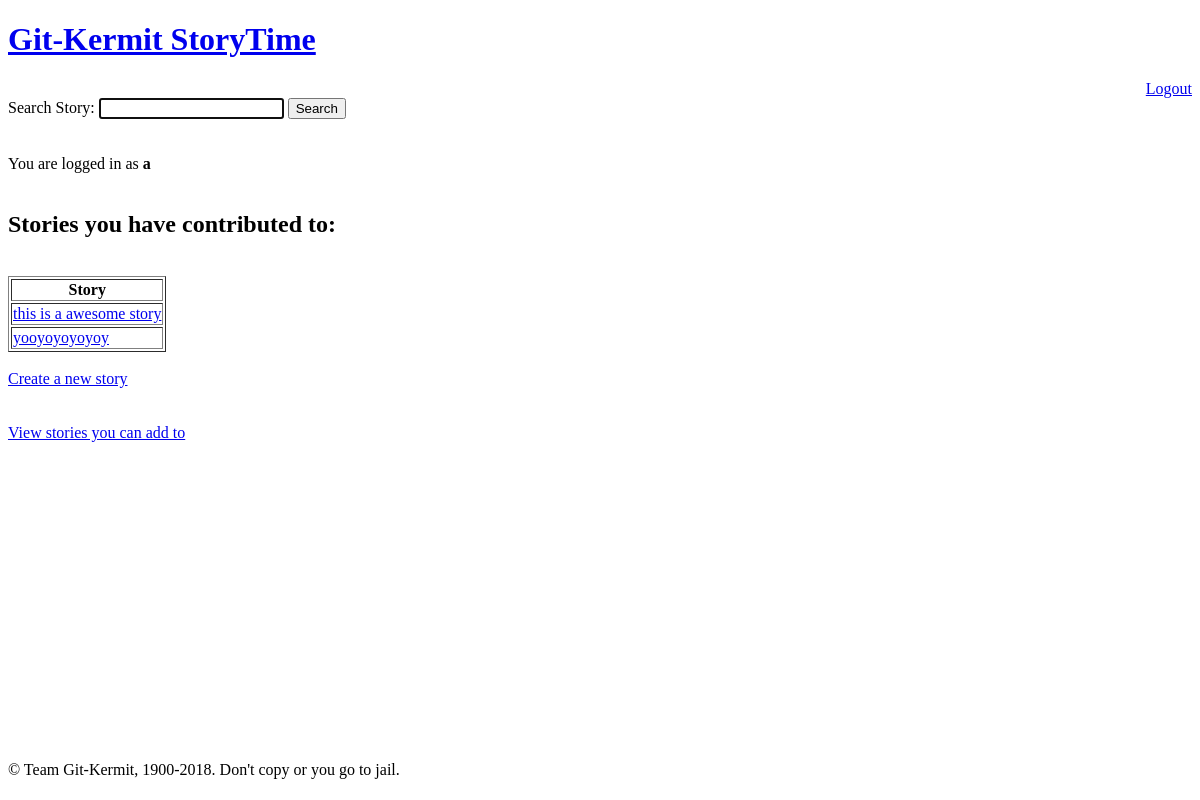
Before: / (signed in) with the older database file.
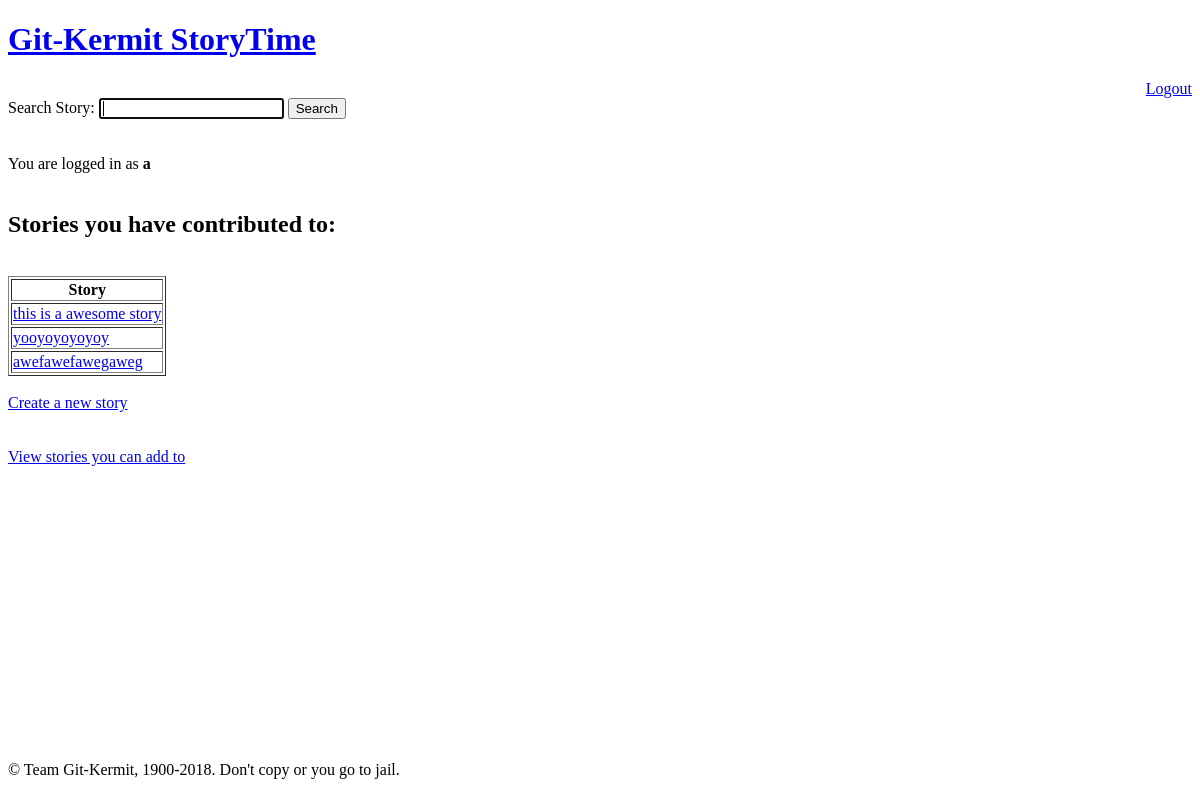
After: the same page with the newer database file.
### tables this page shows
CREATE TABLE edits(user TEXT, title TEXT, edit_made TEXT, content TEXT);

### app.py (the view)
@app.route("/")
def homepage():
	if session.get("uname"):
		username = session["uname"]
		with sqlite3.connect("discobandit.db") as db: # Allows connection to db
			cur= db.cursor()
			fetchedPass= cur.execute("SELECT title from edits WHERE user = ?",(username,)).fetchall()
		return render_template("loggedIn.html", user = username, stories = fetchedPass, lenStories = len(fetchedPass))
	return render_template("login.html",Title = 'Login')

### templates/loggedIn.html (shortened to what this page needs)
<!DOCTYPE html>
{% extends "base.html" %}
{% block log %}Logout{% endblock %}
{% block content %}
<form action="/search" method="POST">
    Search Story: <input type="text" name="search" autofocus>
    <button type ="submit">Search</button>
</form>
<br>
<br>
You are logged in as <b>{{user}}</b>
<br><br>
<h2>Stories you have contributed to:</h2><br>
{% if lenStories == 0 %}
<p>No stories?! Better get to writing!</p>
{% else %}
<table border = "1">
<tr>
    <th>Story</th></tr>
    {% for story in stories %}
    <tr><td><a href = {{ url_for('read', title=story) }}>{{ story[0] }}</a></td></tr>
    {% endfor %}
</table>
{% endif %}
<br>
<a href="/create">Create a new story</a>
<br><br><br>
<a href="/unwrittenStories">View stories you can add to</a>
{% endblock %}

Changed rows visible on the page:
added edits: title "awefawefawegaweg"
